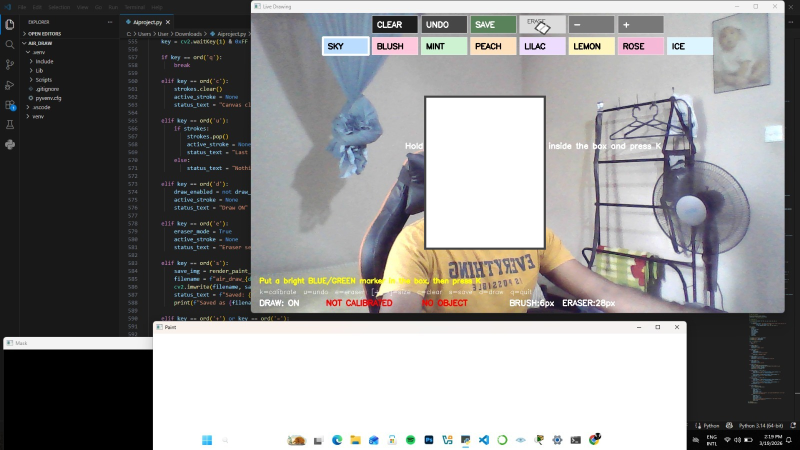
#> input picture Ai Project.png, 1600 x 899 px, given in place of the camera (shown at 1/2 size)
$ python Aiproject.py
#> lines starting #> are read from the running program, lines starting #| are printed output that depends on the picture
import cv2
import numpy as np
import math
from datetime import datetime

# ---------------------------------
# CONFIG
# ---------------------------------
WIDTH, HEIGHT = 1280, 720
TOOLBAR_H = 112
BOX_HALF = 30

DEFAULT_BRUSH_THICKNESS = 6
MIN_BRUSH_THICKNESS = 2
MAX_BRUSH_THICKNESS = 20

DEFAULT_ERASER_THICKNESS = 28
MIN_ERASER_THICKNESS = 10
MAX_ERASER_THICKNESS = 60

MIN_AREA = 220
MAX_AREA = 5000
MIN_RADIUS = 7

MAX_TRACK_JUMP = 120
MAX_DRAW_JUMP = 70
SMOOTH_ALPHA = 0.45

MASK_AREA_LIMIT = 0.04
BUTTON_COOLDOWN = 10

# ---------------------------------
# SOFT PASTEL COLORS (BGR)
# ---------------------------------
PASTEL_BRUSHES = [
    {"name": "SKY",   "color": (255, 220, 185)},
    {"name": "BLUSH", "color": (220, 200, 255)},
    {"name": "MINT",  "color": (210, 242, 205)},
    {"name": "PEACH", "color": (190, 225, 255)},
    {"name": "LILAC", "color": (255, 220, 238)},
    {"name": "LEMON", "color": (190, 245, 255)},
    {"name": "ROSE",  "color": (215, 185, 245)},
    {"name": "ICE",   "color": (255, 245, 220)},
]

ERASER_COLOR = (255, 255, 255)

# ---------------------------------
# HELPERS
# ---------------------------------
def distance(p1, p2):
    return int(math.hypot(p1[0] - p2[0], p1[1] - p2[1]))


# [97 lines left out: functions contour_center, hue_mask, calibrate_from_roi, choose_best_contour, not called in this run]


def text_color_for_bg(bgr):
    b, g, r = bgr
    brightness = 0.114 * b + 0.587 * g + 0.299 * r
    return (0, 0, 0) if brightness > 160 else (255, 255, 255)


# [12 lines left out: function get_current_style, not called in this run]


def draw_all_strokes(canvas, strokes):
    for stroke in strokes:
        pts = stroke["points"]
        color = stroke["color"]
        thickness = stroke["thickness"]

        if len(pts) == 1:
            cv2.circle(canvas, pts[0], max(1, thickness // 2), color, -1)

        for i in range(1, len(pts)):
            cv2.line(canvas, pts[i - 1], pts[i], color, thickness)


def render_paint_canvas(strokes):
    canvas = np.ones((HEIGHT, WIDTH, 3), dtype=np.uint8) * 255
    draw_all_strokes(canvas, strokes)
    return canvas


def create_toolbar_buttons():
    buttons = []

    top_items = [
        {"kind": "clear", "label": "CLEAR", "fill": (30, 30, 30)},
        {"kind": "undo",  "label": "UNDO",  "fill": (70, 70, 70)},
        {"kind": "save",  "label": "SAVE",  "fill": (90, 130, 90)},
        {"kind": "eraser","label": "ERASE", "fill": (220, 220, 220)},
        {"kind": "minus", "label": "-",     "fill": (120, 120, 120)},
        {"kind": "plus",  "label": "+",     "fill": (120, 120, 120)},
    ]

    top_w = 110
    top_h = 42
    gap = 8
    total_top_w = len(top_items) * top_w + (len(top_items) - 1) * gap
    start_x_top = (WIDTH - total_top_w) // 2
    y_top = 6

    x = start_x_top
    for item in top_items:
        item["rect"] = (x, y_top, x + top_w, y_top + top_h)
        buttons.append(item)
        x += top_w + gap

    color_w = 110
    color_h = 42
    total_color_w = len(PASTEL_BRUSHES) * color_w + (len(PASTEL_BRUSHES) - 1) * gap
    start_x_colors = (WIDTH - total_color_w) // 2
    y_colors = 58

    x = start_x_colors
    for i, brush in enumerate(PASTEL_BRUSHES):
        buttons.append({
            "kind": "color",
            "label": brush["name"],
            "fill": brush["color"],
            "color_idx": i,
            "rect": (x, y_colors, x + color_w, y_colors + color_h)
        })
        x += color_w + gap

    return buttons


def draw_eraser_icon(frame, rect):
    x1, y1, x2, y2 = rect
    cx = (x1 + x2) // 2
    cy = (y1 + y2) // 2 + 2

    pts = np.array([
        [cx - 18, cy + 8],
        [cx - 4,  cy - 8],
        [cx + 18, cy + 6],
        [cx + 4,  cy + 22]
    ], np.int32)

    cv2.fillConvexPoly(frame, pts, (250, 250, 250))
    cv2.polylines(frame, [pts], True, (80, 80, 80), 2)
    cv2.line(frame, (cx - 10, cy + 15), (cx + 10, cy - 2), (190, 190, 190), 2)


def draw_toolbar(frame, buttons, current_color_idx, eraser_mode,
                 brush_thickness, eraser_thickness,
                 draw_enabled, calibrated, tracking, status_text):
    for btn in buttons:
        x1, y1, x2, y2 = btn["rect"]
        fill = btn["fill"]

        cv2.rectangle(frame, (x1, y1), (x2, y2), fill, -1)

        selected = False
        if btn["kind"] == "eraser" and eraser_mode:
            selected = True
        elif btn["kind"] == "color" and (not eraser_mode) and btn["color_idx"] == current_color_idx:
            selected = True

        border_color = (255, 255, 255) if selected else (235, 235, 235)
        border_thick = 3 if selected else 1
        cv2.rectangle(frame, (x1, y1), (x2, y2), border_color, border_thick)

        if btn["kind"] == "eraser":
            draw_eraser_icon(frame, btn["rect"])
            cv2.putText(frame, "ERASE", (x1 + 18, y1 + 18),
                        cv2.FONT_HERSHEY_SIMPLEX, 0.45, (40, 40, 40), 1)
        else:
            tc = text_color_for_bg(fill)
            font_scale = 0.62 if len(btn["label"]) <= 5 else 0.55
            cv2.putText(frame, btn["label"], (x1 + 12, y1 + 28),
                        cv2.FONT_HERSHEY_SIMPLEX, font_scale, tc, 2)

    cv2.putText(frame, f"DRAW: {'ON' if draw_enabled else 'OFF'}",
                (20, HEIGHT - 18), cv2.FONT_HERSHEY_SIMPLEX, 0.62, (255, 255, 255), 2)

    cv2.putText(frame, "CALIBRATED" if calibrated else "NOT CALIBRATED",
                (180, HEIGHT - 18), cv2.FONT_HERSHEY_SIMPLEX, 0.62,
                (0, 255, 0) if calibrated else (0, 0, 255), 2)

    cv2.putText(frame, "TRACKING" if tracking else "NO OBJECT",
                (410, HEIGHT - 18), cv2.FONT_HERSHEY_SIMPLEX, 0.62,
                (0, 255, 0) if tracking else (0, 0, 255), 2)

    cv2.putText(frame, f"BRUSH:{brush_thickness}px  ERASER:{eraser_thickness}px",
                (620, HEIGHT - 18), cv2.FONT_HERSHEY_SIMPLEX, 0.62, (255, 255, 255), 2)

    cv2.putText(frame,
                "k=calibrate  u=undo  e=eraser  [+/-]=size  c=clear  s=save  d=draw  q=quit",
                (20, HEIGHT - 46), cv2.FONT_HERSHEY_SIMPLEX, 0.5, (255, 255, 255), 1)

    cv2.putText(frame, status_text, (20, HEIGHT - 72),
                cv2.FONT_HERSHEY_SIMPLEX, 0.56, (0, 255, 255), 2)


# ---------------------------------
# CAMERA
# ---------------------------------
cap = cv2.VideoCapture(0, cv2.CAP_DSHOW)
if not cap.isOpened():
    cap = cv2.VideoCapture(0)

if not cap.isOpened():
    print("Camera not working ❌")
    raise SystemExit

cap.set(cv2.CAP_PROP_FRAME_WIDTH, WIDTH)
cap.set(cv2.CAP_PROP_FRAME_HEIGHT, HEIGHT)

kernel = np.ones((5, 5), np.uint8)
buttons = create_toolbar_buttons()

# ---------------------------------
# STATE
# ---------------------------------
strokes = []
active_stroke = None

current_color_idx = 0
eraser_mode = False
draw_enabled = True

brush_thickness = DEFAULT_BRUSH_THICKNESS
eraser_thickness = DEFAULT_ERASER_THICKNESS

calibrated = False
calib = None

smooth_center = None
button_cooldown = 0
status_text = "Put a bright BLUE/GREEN marker in the box, then press K"

while True:
    ret, frame = cap.read()
#> frame is the input picture: shape (899, 1600, 3); mean B, G, R 141, 141.2, 141.7
    if not ret:
        print("Frame not captured ❌")
        break

    frame = cv2.flip(frame, 1)
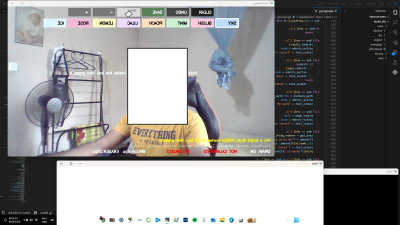
#> frame: shape (899, 1600, 3) (shown at 1/4 size); mean B, G, R 141, 141.2, 141.7
    frame = cv2.resize(frame, (WIDTH, HEIGHT))
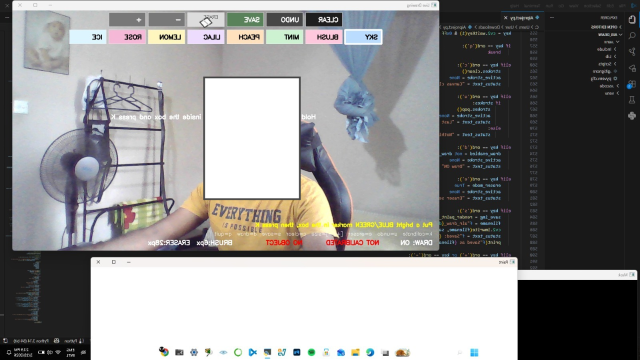
#> frame: shape (720, 1280, 3) (shown at 1/2 size); mean B, G, R 140.9, 141.1, 141.7
    hsv = cv2.cvtColor(frame, cv2.COLOR_BGR2HSV)
#> hsv: shape (720, 1280, 3); mean H, S, V 40.8, 16.5, 145.7

    live_output = frame.copy()
    paintwindow = render_paint_canvas(strokes)
    mask_display = np.zeros((HEIGHT, WIDTH), dtype=np.uint8)

    tracking = False
    center = None
    radius = 0
    circ_x, circ_y = 0, 0

    cx, cy = WIDTH // 2, HEIGHT // 2
    x1, y1 = cx - BOX_HALF, cy - BOX_HALF
    x2, y2 = cx + BOX_HALF, cy + BOX_HALF

    # ---------------------------------
    # TRACKING
    # ---------------------------------
    if calibrated and calib is not None:
        mask = hue_mask(hsv, calib["hue"], calib["tol"], calib["s_low"], calib["v_low"])
        mask = cv2.medianBlur(mask, 5)
        mask = cv2.morphologyEx(mask, cv2.MORPH_OPEN, kernel, iterations=2)
        mask = cv2.morphologyEx(mask, cv2.MORPH_CLOSE, kernel, iterations=2)
        mask = cv2.dilate(mask, kernel, iterations=1)

        mask_display = mask.copy()
        white_ratio = cv2.countNonZero(mask) / float(WIDTH * HEIGHT)

        if white_ratio <= MASK_AREA_LIMIT:
            contours_info = cv2.findContours(mask.copy(), cv2.RETR_EXTERNAL, cv2.CHAIN_APPROX_SIMPLE)
            contours = contours_info[0] if len(contours_info) == 2 else contours_info[1]

            best_cnt, raw_center = choose_best_contour(contours, smooth_center)

            if best_cnt is not None:
                ((circ_x, circ_y), radius) = cv2.minEnclosingCircle(best_cnt)

                if radius >= MIN_RADIUS:
                    if smooth_center is None:
                        smooth_center = raw_center
                    else:
                        if distance(raw_center, smooth_center) > MAX_TRACK_JUMP:
                            smooth_center = raw_center
                        else:
                            smooth_center = (
                                int(SMOOTH_ALPHA * raw_center[0] + (1 - SMOOTH_ALPHA) * smooth_center[0]),
                                int(SMOOTH_ALPHA * raw_center[1] + (1 - SMOOTH_ALPHA) * smooth_center[1])
                            )

                    center = smooth_center
                    tracking = True
                    status_text = "Tracking OK"
                else:
                    smooth_center = None
                    status_text = "Object too small"
            else:
                smooth_center = None
                status_text = "No valid marker found"
        else:
            smooth_center = None
            tracking = False
            status_text = "Mask too noisy - recalibrate with bright marker"
    else:
        smooth_center = None

    if not tracking:
        active_stroke = None

    if button_cooldown > 0:
        button_cooldown -= 1

    # ---------------------------------
    # DRAW / TOOLBAR ACTIONS
    # ---------------------------------
    if tracking and center is not None:
        cv2.circle(live_output, (int(circ_x), int(circ_y)), int(radius), (0, 255, 255), 2)

        cursor_style = get_current_style(current_color_idx, eraser_mode, brush_thickness, eraser_thickness)
        cursor_color = (170, 170, 170) if eraser_mode else cursor_style["color"]
        cursor_size = max(8, cursor_style["thickness"] // 2)

        cv2.circle(live_output, center, cursor_size, cursor_color, 2)
        cv2.circle(live_output, center, 4, (0, 0, 255), -1)

        # Toolbar area
        if center[1] <= TOOLBAR_H:
            active_stroke = None

            if button_cooldown == 0:
                for btn in buttons:
                    bx1, by1, bx2, by2 = btn["rect"]
                    if bx1 <= center[0] <= bx2 and by1 <= center[1] <= by2:
                        kind = btn["kind"]

                        if kind == "clear":
                            strokes.clear()
                            active_stroke = None
                            status_text = "Canvas cleared"

                        elif kind == "undo":
                            if strokes:
                                strokes.pop()
                                active_stroke = None
                                status_text = "Last stroke removed"
                            else:
                                status_text = "Nothing to undo"

                        elif kind == "save":
                            save_img = render_paint_canvas(strokes)
                            filename = f"air_draw_{datetime.now().strftime('%Y%m%d_%H%M%S')}.png"
                            cv2.imwrite(filename, save_img)
                            status_text = f"Saved: {filename}"
                            print(f"Saved as {filename} ✅")

                        elif kind == "eraser":
                            eraser_mode = True
                            active_stroke = None
                            status_text = "Eraser selected"

                        elif kind == "minus":
                            if eraser_mode:
                                eraser_thickness = max(MIN_ERASER_THICKNESS, eraser_thickness - 2)
                                status_text = f"Eraser size: {eraser_thickness}"
                            else:
                                brush_thickness = max(MIN_BRUSH_THICKNESS, brush_thickness - 1)
                                status_text = f"Brush size: {brush_thickness}"
                            active_stroke = None

                        elif kind == "plus":
                            if eraser_mode:
                                eraser_thickness = min(MAX_ERASER_THICKNESS, eraser_thickness + 2)
                                status_text = f"Eraser size: {eraser_thickness}"
                            else:
                                brush_thickness = min(MAX_BRUSH_THICKNESS, brush_thickness + 1)
                                status_text = f"Brush size: {brush_thickness}"
                            active_stroke = None

                        elif kind == "color":
                            current_color_idx = btn["color_idx"]
                            eraser_mode = False
                            active_stroke = None
                            status_text = f"Brush: {PASTEL_BRUSHES[current_color_idx]['name']}"

                        button_cooldown = BUTTON_COOLDOWN
                        break

        else:
            if draw_enabled:
                style = get_current_style(current_color_idx, eraser_mode, brush_thickness, eraser_thickness)

                if active_stroke is None:
                    active_stroke = {
                        "points": [center],
                        "color": style["color"],
                        "thickness": style["thickness"],
                        "name": style["name"]
                    }
                    strokes.append(active_stroke)
                else:
                    last_point = active_stroke["points"][-1]
                    if distance(last_point, center) <= MAX_DRAW_JUMP:
                        active_stroke["points"].append(center)
                    else:
                        active_stroke = {
                            "points": [center],
                            "color": style["color"],
                            "thickness": style["thickness"],
                            "name": style["name"]
                        }
                        strokes.append(active_stroke)

    # ---------------------------------
    # DRAW SAVED STROKES
    # ---------------------------------
    draw_all_strokes(live_output, strokes)
    paintwindow = render_paint_canvas(strokes)

    # ---------------------------------
    # CALIBRATION BOX
    # ---------------------------------
    cv2.rectangle(live_output, (x1, y1), (x2, y2), (255, 255, 255), 2)

    if not calibrated:
        cv2.putText(live_output, "Hold BRIGHT BLUE/GREEN marker inside the box and press K",
                    (WIDTH // 2 - 270, HEIGHT // 2 - 35),
                    cv2.FONT_HERSHEY_SIMPLEX, 0.62, (255, 255, 255), 2)
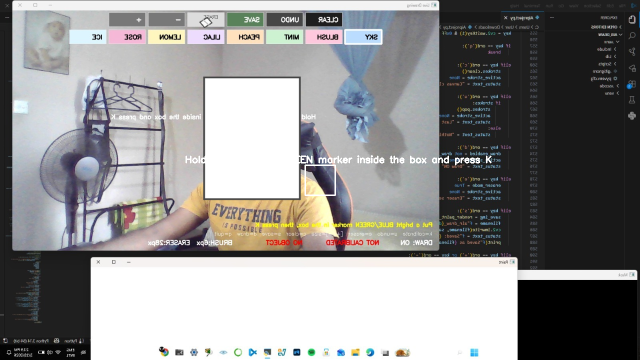
#> live_output: shape (720, 1280, 3) (shown at 1/2 size); mean B, G, R 141.3, 141.6, 142.1

    draw_toolbar(
        live_output,
        buttons,
        current_color_idx,
        eraser_mode,
        brush_thickness,
        eraser_thickness,
        draw_enabled,
        calibrated,
        tracking,
        status_text
    )
#> after the loop in draw_toolbar, `for btn in buttons:`:
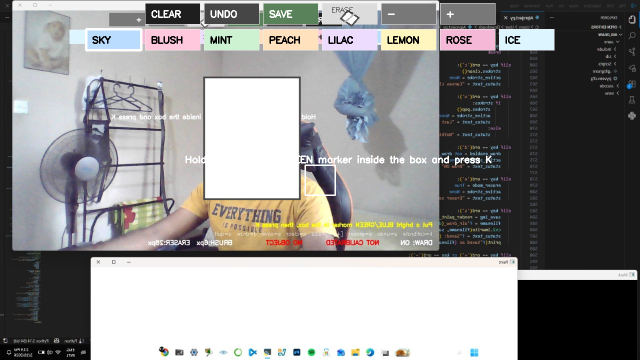
#> frame: shape (720, 1280, 3) (shown at 1/2 size); mean B, G, R 143.1, 143.5, 144.3
#> in draw_toolbar, `cv2.putText(frame, "TRACKING" if tracking else "NO OBJECT", (410, HEIG..`:
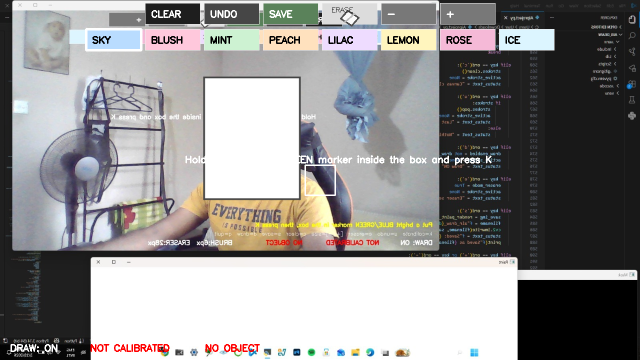
#> frame: shape (720, 1280, 3) (shown at 1/2 size); mean B, G, R 142.7, 143.2, 144.5
#> in draw_toolbar, `cv2.putText(frame, status_text, (20, HEIGHT - 72), cv2.FONT_HERSHEY_SI..`:
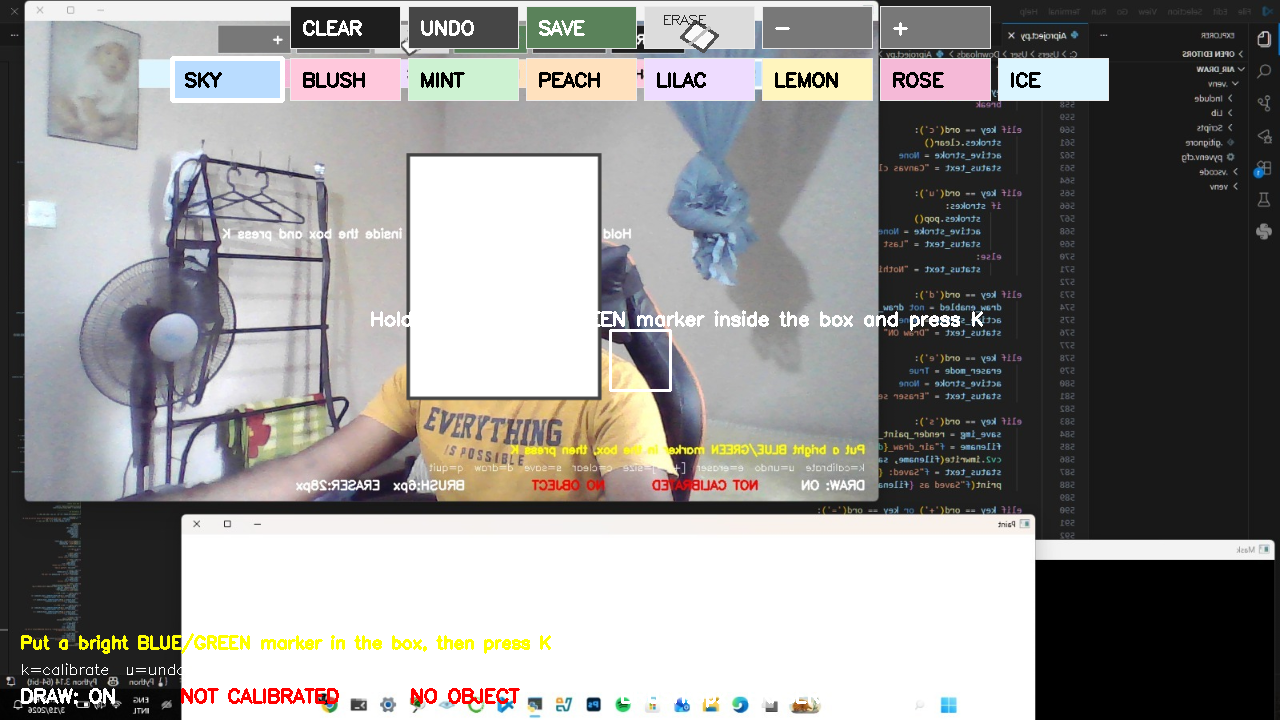
#> frame: shape (720, 1280, 3); mean B, G, R 142.2, 143.5, 144.8

    cv2.imshow("Live Drawing", live_output)
    cv2.imshow("Paint", paintwindow)
    cv2.imshow("Mask", mask_display)

    key = cv2.waitKey(1) & 0xFF
#> (key q is pressed here)

    if key == ord('q'):
        break

    elif key == ord('c'):
        strokes.clear()
        active_stroke = None
        status_text = "Canvas cleared"

    elif key == ord('u'):
        if strokes:
            strokes.pop()
            active_stroke = None
            status_text = "Last stroke removed"
        else:
            status_text = "Nothing to undo"

    elif key == ord('d'):
        draw_enabled = not draw_enabled
        active_stroke = None
        status_text = "Draw ON" if draw_enabled else "Draw OFF"

    elif key == ord('e'):
        eraser_mode = True
        active_stroke = None
        status_text = "Eraser selected"

    elif key == ord('s'):
        save_img = render_paint_canvas(strokes)
        filename = f"air_draw_{datetime.now().strftime('%Y%m%d_%H%M%S')}.png"
        cv2.imwrite(filename, save_img)
        status_text = f"Saved: {filename}"
        print(f"Saved as {filename} ✅")

    elif key == ord('+') or key == ord('='):
        if eraser_mode:
            eraser_thickness = min(MAX_ERASER_THICKNESS, eraser_thickness + 2)
            status_text = f"Eraser size: {eraser_thickness}"
        else:
            brush_thickness = min(MAX_BRUSH_THICKNESS, brush_thickness + 1)
            status_text = f"Brush size: {brush_thickness}"
        active_stroke = None

    elif key == ord('-') or key == ord('_'):
        if eraser_mode:
            eraser_thickness = max(MIN_ERASER_THICKNESS, eraser_thickness - 2)
            status_text = f"Eraser size: {eraser_thickness}"
        else:
            brush_thickness = max(MIN_BRUSH_THICKNESS, brush_thickness - 1)
            status_text = f"Brush size: {brush_thickness}"
        active_stroke = None

    elif key == ord('k'):
        roi = hsv[y1:y2, x1:x2]
        result = calibrate_from_roi(roi)

        if result is None:
            calibrated = False
            calib = None
            smooth_center = None
            active_stroke = None
            status_text = "Calibration FAILED - put bright BLUE/GREEN marker in the box"
            print("Calibration failed ❌")
        else:
            calibrated = True
            calib = result
            smooth_center = None
            active_stroke = None
            status_text = f"Calibrated hue={calib['hue']} | move marker to draw"
            print("Calibration success ✅")
            print(calib)

cap.release()
cv2.destroyAllWindows()
